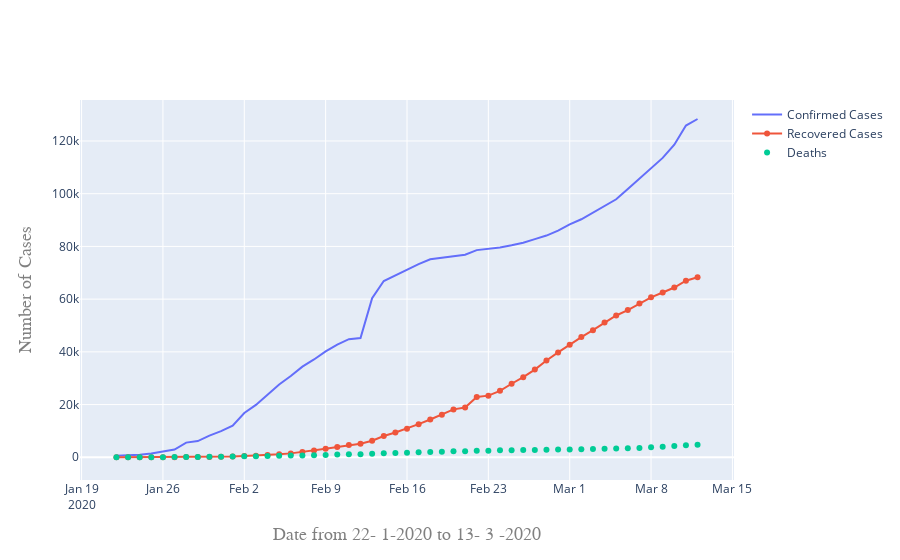

The cell this chart's notebook holds for it:
### Code cell
layout = go.Layout(
    xaxis=dict(
        title='Date from 22- 1-2020 to 13- 3 -2020',
        titlefont=dict(
            family='Arial, sans-serif',
            size=18,
            color='grey'
        ),
    ),
    yaxis=dict(
        title='Number of Cases',
        titlefont=dict(
            family='Arial, sans-serif',
            size=18,
            color='grey'
        ),
    )
)

fig = go.Figure(layout=layout)
fig.add_trace(go.Scatter(x=C['Date'], y= C['Confirmed'],
                    mode='lines',
                    name='Confirmed Cases'))
fig.add_trace(go.Scatter(x= R['Date'] , y= R['Recovered'],
                    mode='lines+markers',
                    name='Recovered Cases'))
fig.add_trace(go.Scatter(x=D['Date'], y=D['Deaths'],
                    mode='markers', name='Deaths'))

fig.show()
